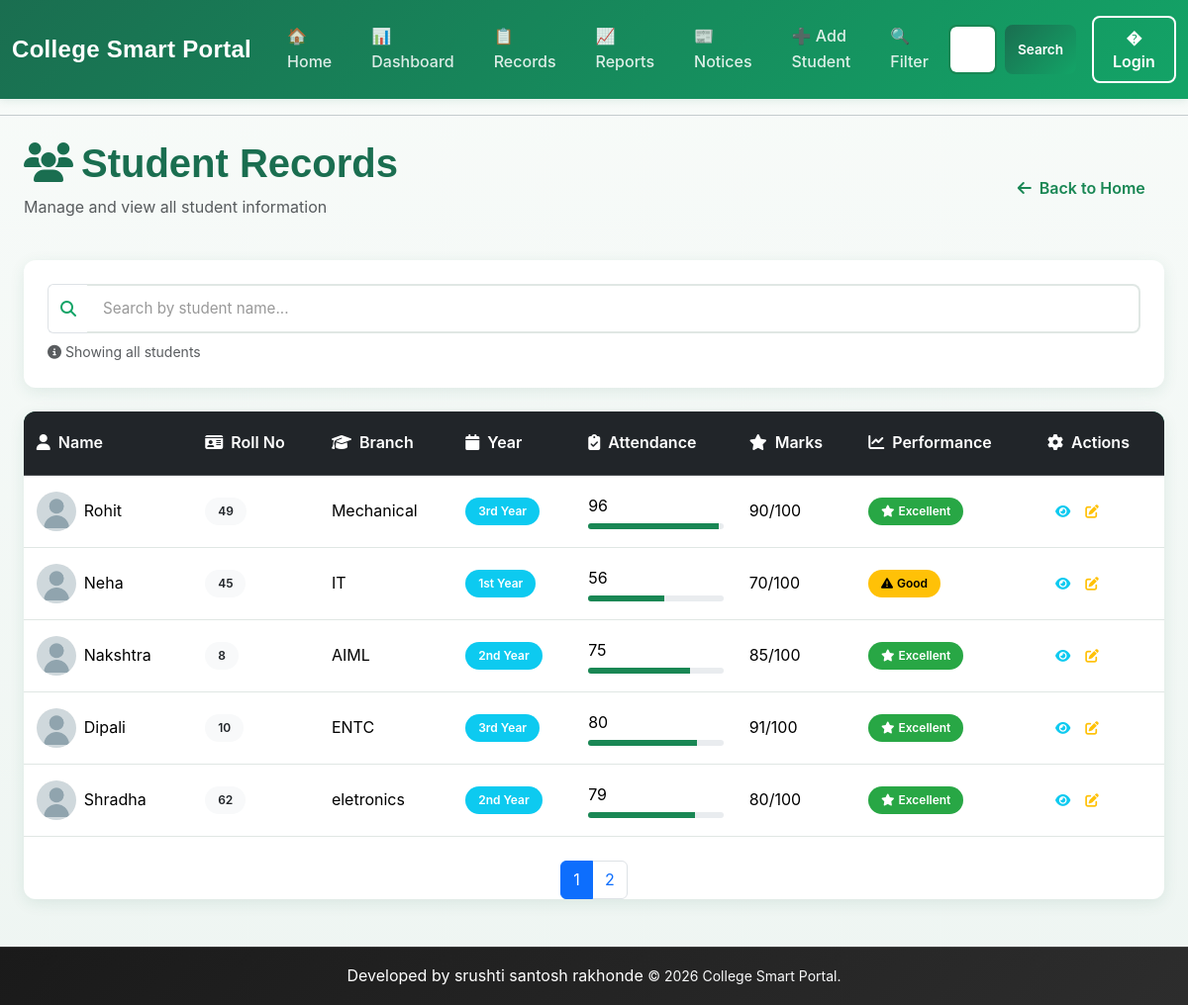
Before: /records with the older database file.
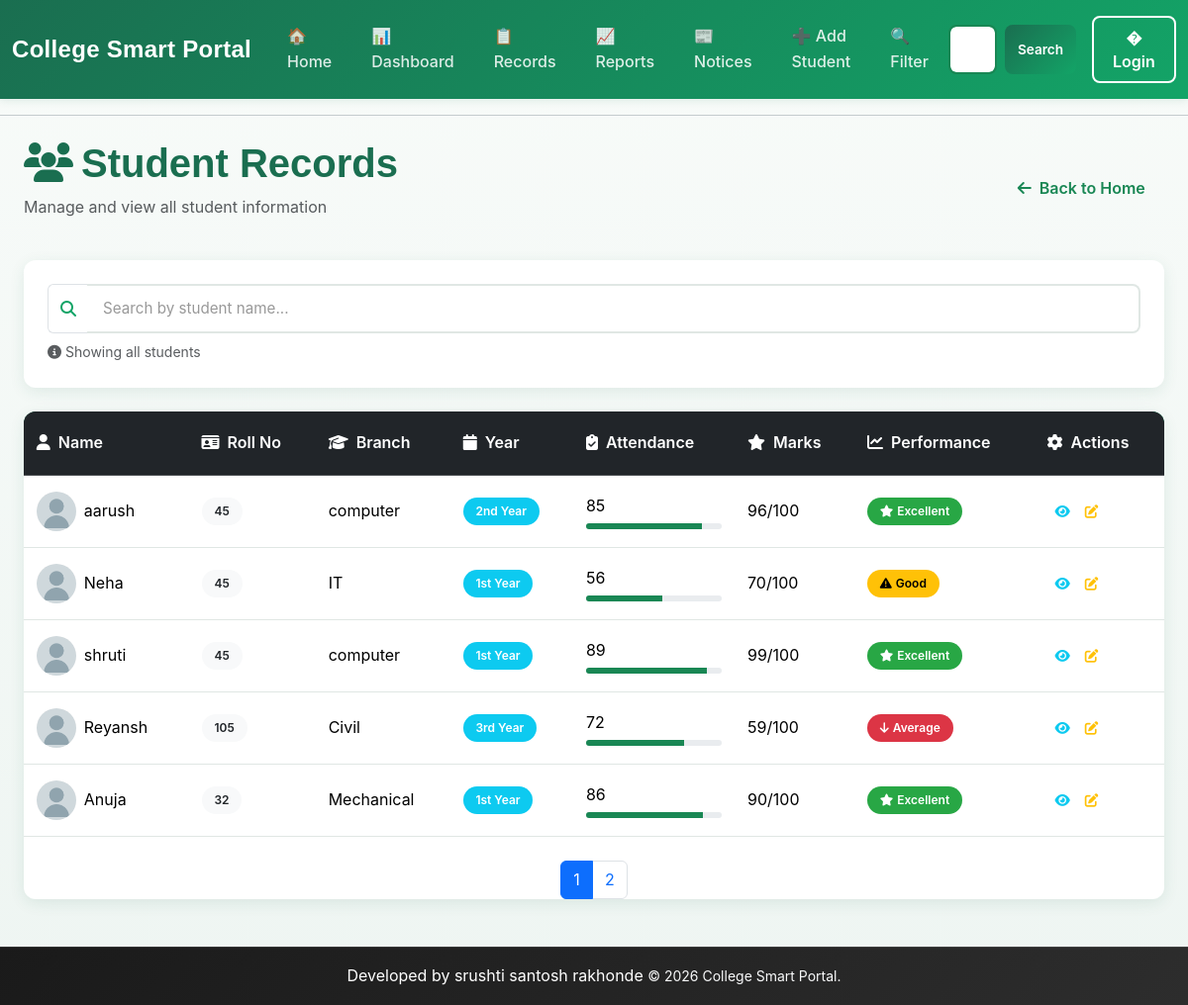
After: the same page with the newer database file.
### tables this page shows
CREATE TABLE students (
                    id INTEGER PRIMARY KEY AUTOINCREMENT,
                    name TEXT NOT NULL,
                    roll_no INTEGER NOT NULL,
                    marks INTEGER NOT NULL,
                    branch TEXT NOT NULL,
                    attendance INTEGER DEFAULT 0
                 , photo TEXT DEFAULT 'default.png', year TEXT DEFAULT '1st Year');

### project_flask.py (the view)
@app.route('/records')
def records():
    page = request.args.get('page', 1, type=int)
    per_page = 5
    offset = (page - 1) * per_page
    conn = get_db()
    students = conn.execute("""
        SELECT id, name, roll_no, branch, attendance, marks, year, photo
        FROM students
        ORDER BY id DESC
        LIMIT ? OFFSET ?
    """, (per_page, offset)).fetchall()
    total = conn.execute('SELECT COUNT(*) FROM students').fetchone()[0]
    conn.close()
    total_pages = (total + per_page - 1) // per_page  # Calculate total pages
    return render_template('records.html', students=students, total_pages=total_pages, page=page)

### database.py (called while the page is built)
def get_db():
    conn = sqlite3.connect(DB_PATH)
    conn.row_factory = sqlite3.Row
    return conn

### templates/records.html (shortened to what the changed rows need)
{% extends 'base.html' %}
{% block content %}
<div class="mb-4">
    <div class="d-flex justify-content-between align-items-center mb-4">
        <div>
            <h1 class="display-6 fw-bold mb-2">
                <i class="fas fa-users me-2"></i>Student Records
            </h1>
        </div>
    </div>
    <div class="card border-0 shadow-sm">
        <div class="table-responsive">
            <table class="table table-hover align-middle mb-0">
                <thead class="table-dark">
                    <tr>
                        <th><i class="fas fa-user me-2"></i>Name</th>
                        <th><i class="fas fa-id-card me-2"></i>Roll No</th>
                        <th><i class="fas fa-graduation-cap me-2"></i>Branch</th>
                        <th><i class="fas fa-calendar me-2"></i>Year</th>
                        <th><i class="fas fa-clipboard-check me-2"></i>Attendance</th>
                        <th><i class="fas fa-star me-2"></i>Marks</th>
                        <th><i class="fas fa-chart-line me-2"></i>Performance</th>
                        <th><i class="fas fa-cog me-2"></i>Actions</th>
                    </tr>
                </thead>
                <tbody id="tableBody">
                    {% for student in students %}
                    <tr data-name="{{ student[1]|lower }}" class="align-middle">
                        <td>
                            <div class="d-flex align-items-center gap-2">
                                {% if student[7] %}
                                    <img src="{{ url_for('static', filename='uploads/' + student[7]) }}"
                                        alt="{{ student[1] }}"
                                        style="width:40px;height:40px;border-radius:50%;object-fit:cover;">
                                {% else %}
                                    <div class="avatar-placeholder" style="width:40px;height:40px;border-radius:50%;background:#13a467;color:white;display:flex;align-items:center;justify-content:center;font-weight:bold;">
                                        {{ student[1][0] }}
                                    </div>
                                {% endif %}
                                <span class="fw-600">{{ student[1] }}</span>
                            </div>
                        </td>
                        <td><span class="badge bg-light text-dark">{{ student[2] }}</span></td>
                        <td>{{ student[3] }}</td>
                        <td><span class="badge bg-info">{{ student[6] }}</span></td>
                        <td>
                            <span class="fw-600">{{ student[4] }}</span>
                            {% set att_percent = (student[4]|string).rstrip('%')|int %}
                            <div class="progress" style="height: 6px; margin-top: 4px;">
                                <div class="progress-bar bg-success" role="progressbar" data-width="{{ att_percent }}" aria-valuenow="{{ att_percent }}" aria-valuemin="0" aria-valuemax="100"></div>
                            </div>
                        </td>
                        <td><span class="fw-700">{{ student[5] }}/100</span></td>
                        <td>
                            {% if student[5] >= 80 %}
                                <span class="badge bg-success">
                                    <i class="fas fa-star me-1"></i>Excellent
                                </span>
                            {% elif student[5] >= 60 %}
                                <span class="badge bg-warning text-dark">
                                    <i class="fas fa-exclamation-triangle me-1"></i>Good
                                </span>
                            {% else %}
                                <span class="badge bg-danger">
                                    <i class="fas fa-arrow-down me-1"></i>Average
                                </span>
                            {% endif %}
                        </td>
                        <td>
                            <div class="btn-group btn-group-sm" role="group">
                                <a href="{{ url_for('student_detail', id=student[0]) }}"
                                   class="btn btn-outline-info btn-sm" title="View Details">
                                   <i class="fas fa-eye"></i>
                                </a>
                                <a href="{{ url_for('edit_student', id=student[0]) }}"
                                    class="btn btn-outline-warning btn-sm" title="Edit">
                                    <i class="fas fa-edit"></i>
                                </a>
                            </div>
                        </td>
                    </tr>
                    {% endfor %}
                </tbody>
            </table>
        </div>
        <nav aria-label="Page navigation" class="d-flex justify-content-center mt-4">
            <ul class="pagination mb-0">
                {% for p in range(1, total_pages + 1) %}
                    <li class="page-item {% if p == page %}active{% endif %}">
                        <a class="page-link" href="{{ url_for('records', page=p) }}">{{ p }}</a>
                    </li>
                {% endfor %}
            </ul>
        </nav>
    </div>
</div>
{% endblock %}

Changed rows visible on the page:
removed students: photo (placeholder picture), name "Rohit", roll_no "49", branch "Mechanical", year "3rd Year", attendance "96", marks "90", shows "Excellent"
removed students: photo (placeholder picture), name "Nakshtra", roll_no "8", branch "AIML", year "2nd Year", attendance "75", marks "85", shows "Excellent"
removed students: photo (placeholder picture), name "Dipali", roll_no "10", branch "ENTC", year "3rd Year", attendance "80", marks "91", shows "Excellent"
removed students: photo (placeholder picture), name "Shradha", roll_no "62", branch "eletronics", year "2nd Year", attendance "79", marks "80", shows "Excellent"
added students: photo (placeholder picture), name "aarush", roll_no "45", branch "computer", year "2nd Year", attendance "85", marks "96", shows "Excellent"
now on this page (row unchanged): students: photo (placeholder picture), name "shruti", roll_no "45", branch "computer", year "1st Year", attendance "89", marks "99", shows "Excellent"
now on this page (row unchanged): students: photo (placeholder picture), name "Reyansh", roll_no "105", branch "Civil", year "3rd Year", attendance "72", marks "59", shows "Average"
now on this page (row unchanged): students: photo (placeholder picture), name "Anuja", roll_no "32", branch "Mechanical", year "1st Year", attendance "86", marks "90", shows "Excellent"
